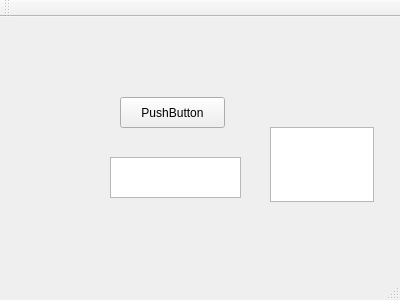
<?xml version="1.0" encoding="UTF-8"?>
<ui version="4.0">
 <class>MainWindow</class>
 <widget class="QMainWindow" name="MainWindow">
  <property name="geometry">
   <rect>
    <x>0</x>
    <y>0</y>
    <width>400</width>
    <height>300</height>
   </rect>
  </property>
  <property name="windowTitle">
   <string>MainWindow</string>
  </property>
  <widget class="QWidget" name="centralWidget">
   <widget class="QPushButton" name="pushButton">
    <property name="geometry">
     <rect>
      <x>120</x>
      <y>80</y>
      <width>105</width>
      <height>31</height>
     </rect>
    </property>
    <property name="text">
     <string>PushButton</string>
    </property>
   </widget>
   <widget class="QTextEdit" name="textEdit">
    <property name="geometry">
     <rect>
      <x>110</x>
      <y>140</y>
      <width>131</width>
      <height>41</height>
     </rect>
    </property>
   </widget>
   <widget class="QPlainTextEdit" name="plainTextEdit">
    <property name="geometry">
     <rect>
      <x>270</x>
      <y>110</y>
      <width>104</width>
      <height>75</height>
     </rect>
    </property>
   </widget>
  </widget>
  <widget class="QMenuBar" name="menuBar">
   <property name="geometry">
    <rect>
     <x>0</x>
     <y>0</y>
     <width>400</width>
     <height>29</height>
    </rect>
   </property>
  </widget>
  <widget class="QToolBar" name="mainToolBar">
   <attribute name="toolBarArea">
    <enum>TopToolBarArea</enum>
   </attribute>
   <attribute name="toolBarBreak">
    <bool>false</bool>
   </attribute>
  </widget>
  <widget class="QStatusBar" name="statusBar"/>
 </widget>
 <layoutdefault spacing="6" margin="11"/>
 <resources/>
 <connections/>
</ui>
